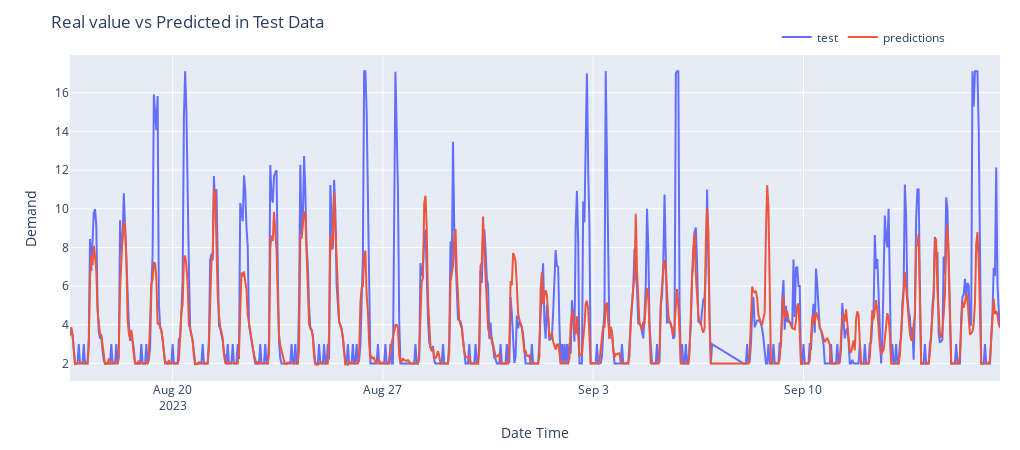

The notebook cell this image was saved under:
### Code cell
plotPredictions(X_test_dates[:30*24], np.expm1(y_pred[:30*24]), np.expm1(y_test[:30*24]), "predictions_Test_Month")

### Figure 1 — Plotly figure (JSON) as saved in the notebook; plotly's stock layout.template omitted (floating-point values rounded to 4 significant figures; data arrays with more than 128 entries replaced by an {"elided": "..."} marker saying what was removed)
{"data": [{"mode": "lines", "name": "test", "type": "scatter", "x": {"elided": "720 str values"}, "y": {"elided": "720 float values"}}, {"mode": "lines", "name": "predictions", "type": "scatter", "x": {"elided": "720 str values"}, "y": {"elided": "720 float values"}}], "layout": {"height": 450, "legend": {"orientation": "h", "x": 0.76, "xanchor": "left", "y": 1.1, "yanchor": "top"}, "margin": {"b": 20, "l": 70, "r": 20, "t": 55}, "title": {"text": "Real value vs Predicted in Test Data"}, "width": 1020, "xaxis": {"title": {"text": "Date Time"}}, "yaxis": {"title": {"text": "Demand"}}}}
